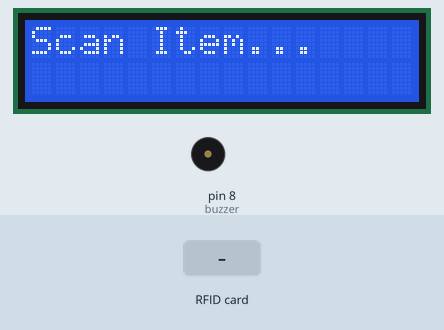
This sketch was run on a simulated Arduino Uno, built with avr-gcc and run on an emulated ATmega328P. Shown: 16×2 character LCD, buzzer (waves = sounding, pin HIGH). The test bench sets the inputs (shaded band). Pins used as bus, display or sensor lines are not drawn.

Above: at 1.3 s.
1.4 s: RFID card D6 1C BF 2A held to the reader
At 2.5 s:
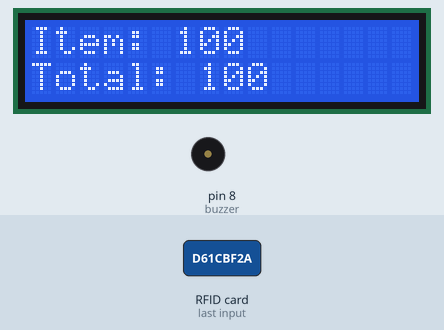
At 4.1 s:
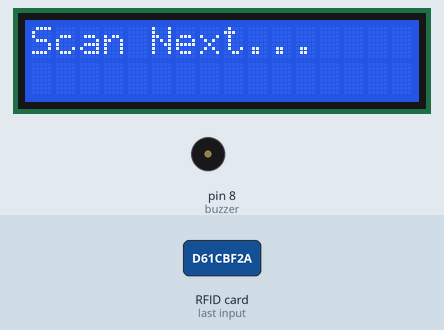
4.4 s: RFID card A1 38 2D 4F held to the reader
At 5.5 s:
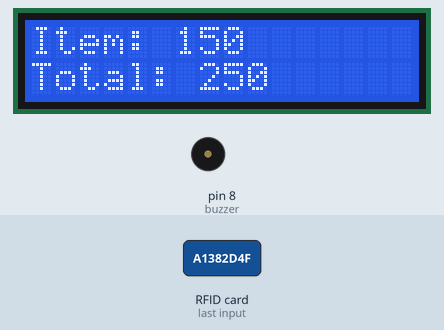
Timing chart, 0 to 7.4 s (numbered marks = the images above; inputs shaded):
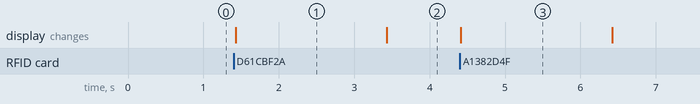

The sketch:

basket_scanner.ino
```cpp
#include <SPI.h>
#include <MFRC522.h>
#include <LiquidCrystal.h>

#define SS_PIN 10
#define RST_PIN 9
MFRC522 mfrc522(SS_PIN, RST_PIN);

LiquidCrystal lcd(7, 6, 5, 4, 3, 2);

int totalBill = 0;
const int buzzer = 8;

void setup() {
  Serial.begin(9600);
  SPI.begin();
  mfrc522.PCD_Init();
  lcd.begin(16, 2);
  pinMode(buzzer, OUTPUT);
  lcd.print("Scan Item...");
}

void loop() {
  if (!mfrc522.PICC_IsNewCardPresent() || !mfrc522.PICC_ReadCardSerial())
    return;

  String tagID = "";
  for (byte i = 0; i < mfrc522.uid.size; i++) {
    tagID += String(mfrc522.uid.uidByte[i], HEX);
  }

  int itemPrice = getItemPrice(tagID);
  totalBill += itemPrice;

  lcd.clear();
  lcd.print("Item: ");
  lcd.print(itemPrice);
  lcd.setCursor(0, 1);
  lcd.print("Total: ");
  lcd.print(totalBill);

  if (totalBill > 500) {
    digitalWrite(buzzer, HIGH);
    delay(500);
    digitalWrite(buzzer, LOW);
  }

  delay(2000);
  lcd.clear();
  lcd.print("Scan Next...");
}

int getItemPrice(String tagID) {
  if (tagID == "d61cbf2a") return 100;
  if (tagID == "a1382d4f") return 150;
  if (tagID == "f49382e1") return 200;
  return 50;
}
```

Measured:
- after the input at 1.4 s, the display: changes at once (image 1)
- after the input at 4.4 s, the display: changes at once (image 3)
- what the display in image 1 shows lasts 2.0 s, from 1.4 s to 3.4 s
